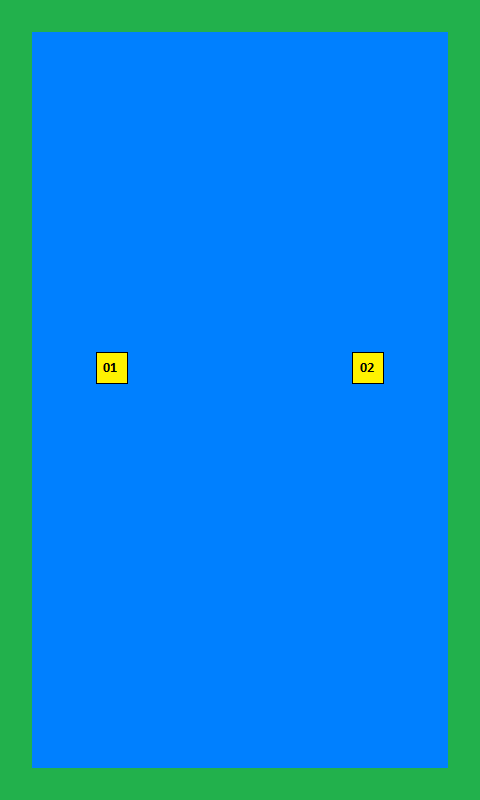

Rendered tile map (Tiled .tmx) drawn with the repository's tilesets; below, a short description and the full map source, tile grids included:
An orthogonal 15x25 tile map with 32x32 px tiles, 4 tile layers (background, collisions, collectibles, enemies), 2 tilesets.

<map version="1.0" tiledversion="1.1.5" orientation="orthogonal" renderorder="right-up" width="15" height="25" tilewidth="32" tileheight="32" infinite="0" nextobjectid="11">
 <tileset firstgid="1" name="background_tiles" tilewidth="32" tileheight="32" spacing="1" margin="1" tilecount="2" columns="2">
  <image source="background_tiles.png" width="67" height="34" />
 </tileset>
 <tileset firstgid="3" source="enemies_tiles.tsx" />
 <layer name="background" width="15" height="25">
  <data encoding="csv">
1,1,1,1,1,1,1,1,1,1,1,1,1,1,1,
1,2,2,2,2,2,2,2,2,2,2,2,2,2,1,
1,2,2,2,2,2,2,2,2,2,2,2,2,2,1,
1,2,2,2,2,2,2,2,2,2,2,2,2,2,1,
1,2,2,2,2,2,2,2,2,2,2,2,2,2,1,
1,2,2,2,2,2,2,2,2,2,2,2,2,2,1,
1,2,2,2,2,2,2,2,2,2,2,2,2,2,1,
1,2,2,2,2,2,2,2,2,2,2,2,2,2,1,
1,2,2,2,2,2,2,2,2,2,2,2,2,2,1,
1,2,2,2,2,2,2,2,2,2,2,2,2,2,1,
1,2,2,2,2,2,2,2,2,2,2,2,2,2,1,
1,2,2,2,2,2,2,2,2,2,2,2,2,2,1,
1,2,2,2,2,2,2,2,2,2,2,2,2,2,1,
1,2,2,2,2,2,2,2,2,2,2,2,2,2,1,
1,2,2,2,2,2,2,2,2,2,2,2,2,2,1,
1,2,2,2,2,2,2,2,2,2,2,2,2,2,1,
1,2,2,2,2,2,2,2,2,2,2,2,2,2,1,
1,2,2,2,2,2,2,2,2,2,2,2,2,2,1,
1,2,2,2,2,2,2,2,2,2,2,2,2,2,1,
1,2,2,2,2,2,2,2,2,2,2,2,2,2,1,
1,2,2,2,2,2,2,2,2,2,2,2,2,2,1,
1,2,2,2,2,2,2,2,2,2,2,2,2,2,1,
1,2,2,2,2,2,2,2,2,2,2,2,2,2,1,
1,2,2,2,2,2,2,2,2,2,2,2,2,2,1,
1,1,1,1,1,1,1,1,1,1,1,1,1,1,1
</data>
 </layer>
 <layer name="collisions" width="15" height="25">
  <data encoding="csv">
1,1,1,1,1,1,1,1,1,1,1,1,1,1,1,
1,0,0,0,0,0,0,0,0,0,0,0,0,0,1,
1,0,0,0,0,0,0,0,0,0,0,0,0,0,1,
1,0,0,0,0,0,0,0,0,0,0,0,0,0,1,
1,0,0,0,0,0,0,0,0,0,0,0,0,0,1,
1,0,0,0,0,0,0,0,0,0,0,0,0,0,1,
1,0,0,0,0,0,0,0,0,0,0,0,0,0,1,
1,0,0,0,0,0,0,0,0,0,0,0,0,0,1,
1,0,0,0,0,0,0,0,0,0,0,0,0,0,1,
1,0,0,0,0,0,0,0,0,0,0,0,0,0,1,
1,0,0,0,0,0,0,0,0,0,0,0,0,0,1,
1,0,0,0,0,0,0,0,0,0,0,0,0,0,1,
1,0,0,0,0,0,0,0,0,0,0,0,0,0,1,
1,0,0,0,0,0,0,0,0,0,0,0,0,0,1,
1,0,0,0,0,0,0,0,0,0,0,0,0,0,1,
1,0,0,0,0,0,0,0,0,0,0,0,0,0,1,
1,0,0,0,0,0,0,0,0,0,0,0,0,0,1,
1,0,0,0,0,0,0,0,0,0,0,0,0,0,1,
1,0,0,0,0,0,0,0,0,0,0,0,0,0,1,
1,0,0,0,0,0,0,0,0,0,0,0,0,0,1,
1,0,0,0,0,0,0,0,0,0,0,0,0,0,1,
1,0,0,0,0,0,0,0,0,0,0,0,0,0,1,
1,0,0,0,0,0,0,0,0,0,0,0,0,0,1,
1,0,0,0,0,0,0,0,0,0,0,0,0,0,1,
1,1,1,1,1,1,1,1,1,1,1,1,1,1,1
</data>
 </layer>
 <layer name="collectibles" width="15" height="25">
  <data encoding="csv">
0,0,0,0,0,0,0,0,0,0,0,0,0,0,0,
0,0,0,0,0,0,0,0,0,0,0,0,0,0,0,
0,0,0,0,0,0,0,0,0,0,0,0,0,0,0,
0,0,0,0,0,0,0,0,0,0,0,0,0,0,0,
0,0,0,0,0,0,0,0,0,0,0,0,0,0,0,
0,0,0,0,0,0,0,0,0,0,0,0,0,0,0,
0,0,0,0,0,0,0,0,0,0,0,0,0,0,0,
0,0,0,0,0,0,0,0,0,0,0,0,0,0,0,
0,0,0,0,0,0,0,0,0,0,0,0,0,0,0,
0,0,0,0,0,0,0,0,0,0,0,0,0,0,0,
0,0,0,0,0,0,0,0,0,0,0,0,0,0,0,
0,0,0,0,0,0,0,0,0,0,0,0,0,0,0,
0,0,0,0,0,0,0,0,0,0,0,0,0,0,0,
0,0,0,0,0,0,0,0,0,0,0,0,0,0,0,
0,0,0,0,0,0,0,0,0,0,0,0,0,0,0,
0,0,0,0,0,0,0,0,0,0,0,0,0,0,0,
0,0,0,0,0,0,0,0,0,0,0,0,0,0,0,
0,0,0,0,0,0,0,0,0,0,0,0,0,0,0,
0,0,0,0,0,0,0,0,0,0,0,0,0,0,0,
0,0,0,0,0,0,0,0,0,0,0,0,0,0,0,
0,0,0,0,0,0,0,0,0,0,0,0,0,0,0,
0,0,0,0,0,0,0,0,0,0,0,0,0,0,0,
0,0,0,0,0,0,0,0,0,0,0,0,0,0,0,
0,0,0,0,0,0,0,0,0,0,0,0,0,0,0,
0,0,0,0,0,0,0,0,0,0,0,0,0,0,0
</data>
 </layer>
 <layer name="enemies" width="15" height="25">
  <data encoding="csv">
0,0,0,0,0,0,0,0,0,0,0,0,0,0,0,
0,0,0,0,0,0,0,0,0,0,0,0,0,0,0,
0,0,0,0,0,0,0,0,0,0,0,0,0,0,0,
0,0,0,0,0,0,0,0,0,0,0,0,0,0,0,
0,0,0,0,0,0,0,0,0,0,0,0,0,0,0,
0,0,0,0,0,0,0,0,0,0,0,0,0,0,0,
0,0,0,0,0,0,0,0,0,0,0,0,0,0,0,
0,0,0,0,0,0,0,0,0,0,0,0,0,0,0,
0,0,0,0,0,0,0,0,0,0,0,0,0,0,0,
0,0,0,0,0,0,0,0,0,0,0,0,0,0,0,
0,0,0,0,0,0,0,0,0,0,0,0,0,0,0,
0,0,0,3,0,0,0,0,0,0,0,4,0,0,0,
0,0,0,0,0,0,0,0,0,0,0,0,0,0,0,
0,0,0,0,0,0,0,0,0,0,0,0,0,0,0,
0,0,0,0,0,0,0,0,0,0,0,0,0,0,0,
0,0,0,0,0,0,0,0,0,0,0,0,0,0,0,
0,0,0,0,0,0,0,0,0,0,0,0,0,0,0,
0,0,0,0,0,0,0,0,0,0,0,0,0,0,0,
0,0,0,0,0,0,0,0,0,0,0,0,0,0,0,
0,0,0,0,0,0,0,0,0,0,0,0,0,0,0,
0,0,0,0,0,0,0,0,0,0,0,0,0,0,0,
0,0,0,0,0,0,0,0,0,0,0,0,0,0,0,
0,0,0,0,0,0,0,0,0,0,0,0,0,0,0,
0,0,0,0,0,0,0,0,0,0,0,0,0,0,0,
0,0,0,0,0,0,0,0,0,0,0,0,0,0,0
</data>
 </layer>
</map>
